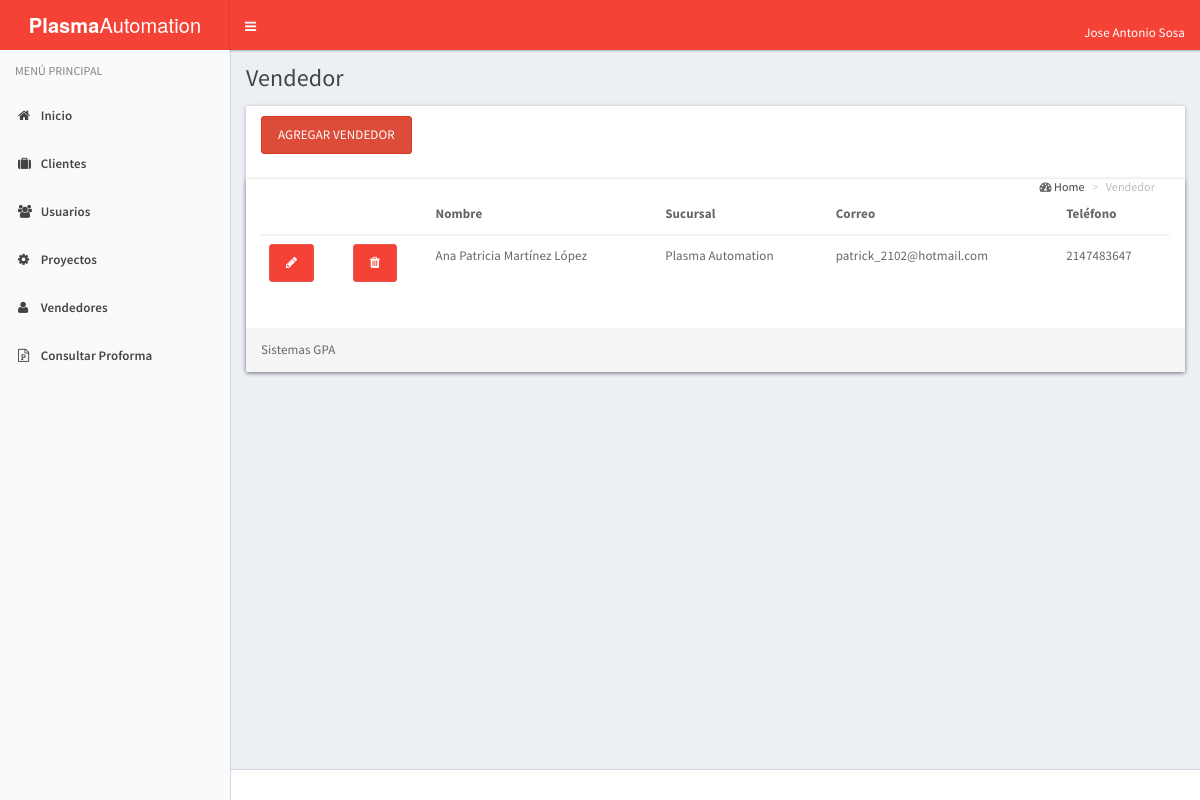
Page /index_vendedor.php (signed in) on the earlier database version.
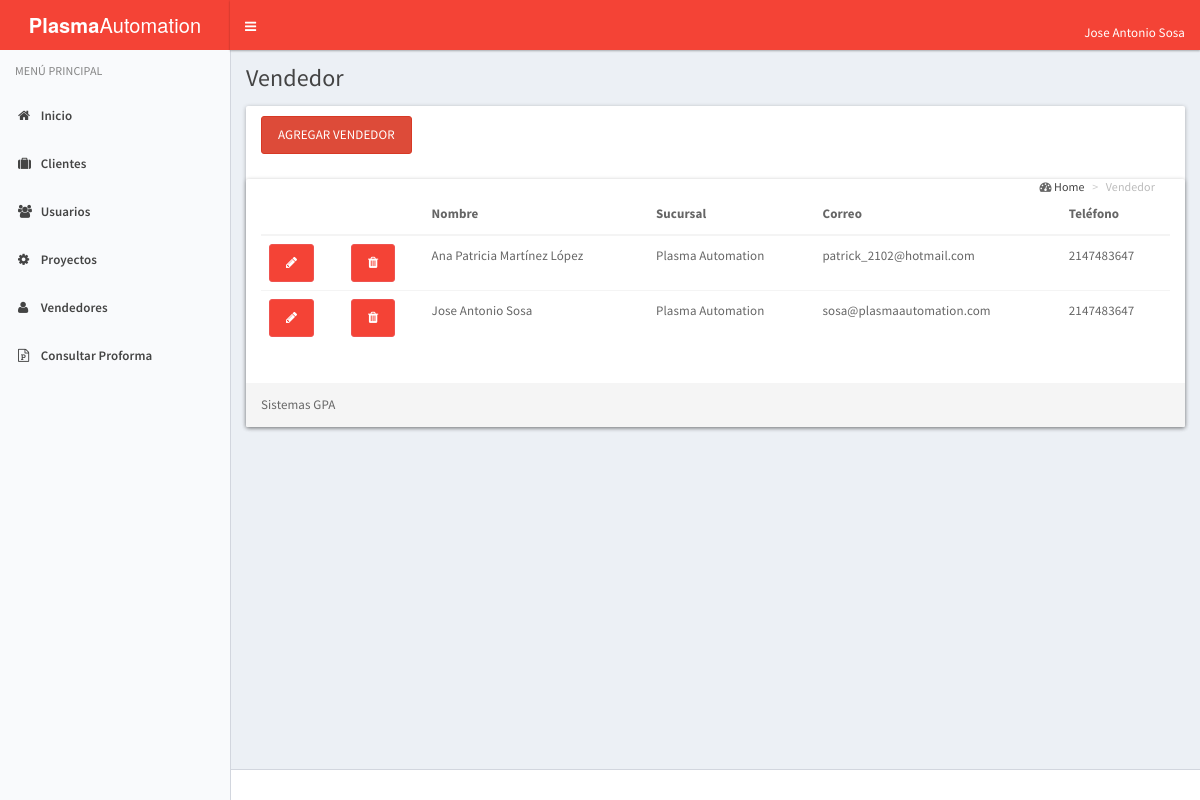
Same page on the later database version.
### tables this page shows
CREATE TABLE IF NOT EXISTS `vendedor` (
  `id_vendedor` int(1) NOT NULL,
  `nombre` varchar(50) NOT NULL,
  `id_sucursal` int(1) NOT NULL,
  `correo` varchar(25) NOT NULL,
  `telefono` int(12) NOT NULL
);

CREATE TABLE IF NOT EXISTS `sucursal` (
  `id_sucursal` int(2) NOT NULL,
  `nombre` varchar(25) NOT NULL
);

### index_vendedor.php (the view, shortened to what this page needs)
<!DOCTYPE html>
<html lang="es">
  <head>
    <link rel="stylesheet" href="assets/bootstrap/css/bootstrap.css">
    <link rel="stylesheet" href="assets/css/font-awesome.min.css">
    <link rel="stylesheet" href="assets/css/ionicons.min.css">
    <link rel="stylesheet" href="assets/dist/css/AdminLTE.css">
    <link rel="stylesheet" href="assets/dist/css/skins/_all-skins.css">
    <link rel="stylesheet" href="assets/plugins/select2/select2.min.css">
    <link href="assets/plugins/pnotify/css/pnotify.custom.min.css" rel="stylesheet">
  </head>
  <body class="hold-transition skin-blue-light sidebar-mini">
    <div class="wrapper">
      <?php
        include('header.php');
      ?>
      <?php
        include('menu.php');
      ?>
      <div class="content-wrapper" id="content">
        <section class="content-header">
          <h1>
            Vendedor
          </h1>
        </section>
        <section class="content">
      <div class="col-lg-12">
         <div class="row">
          <div class="panel">
            <div class="panel-heading">
            <button class="btn btn-danger" data-toggle="modal" data-target="#miventana">Agregar Vendedor </button>
              <section class="content-header">
                <ol class="breadcrumb">
                   <i class="fa fa-dashboard"></i>
                    <li><a href="">Home</a></li>
                    <li class="active">Vendedor
                   </li>
                </ol>
              </section>
            </div>
            <div class="panel panel-info">
              <div class="panel-body">
              <table class="table">
                <thead>
                  <tr>
                    <th></th>
                    <th></th>
                    <th>Nombre</th>
                    <th>Sucursal</th>
                    <th>Correo</th>
                    <th>Teléfono</th>
                  </tr>
                </thead>
                <tbody>
                <?php
                  $host = 'localhost';
                  $user = 'root';
                  $password = '';
                  $conexion = @mysql_connect($host, $user, $password);
                  $sql = "SELECT v.id_vendedor, v.nombre as nombre, s.id_sucursal, s.nombre as sucursal, v.correo as correo, v.telefono FROM vendedor v inner join sucursal s on s.id_sucursal = v.id_sucursal";
                  $resultado = mysql_query($sql, $conexion);
                  while ($vendedor = mysql_fetch_assoc($resultado)) {
                    echo "<tr>";
                    echo "<td><a href='vendedor.php?editar_vendedor_id=".$vendedor['id_vendedor']."' class='btn btn-rounded btn-primary editar-vendedor'><i class='fa fa-pencil'></i></a></td>";
                    echo "<td><a href='vendedor.php?eliminar_vendedor_id=".$vendedor['id_vendedor']."' class='btn btn-primary eliminar-vendedor'><i class='fa fa-trash eliminar-vendedor'></i></a></td>";
                    echo "<td>".$vendedor['nombre']."</td>";
                    echo "<td>".$vendedor['sucursal']."</td>";
                    echo "<td>".$vendedor['correo']."</td>";
                    echo "<td>".$vendedor['telefono']."</td>";
                    echo "</tr>";
                  }
                ?>
                </tbody>
              </table>
              </div>
              <div class="panel-footer">Sistemas GPA</div>
              </div>
            </div>
          </div>
        </div>
      </div>
  </div>
      <footer class="main-footer">
      </footer>
  </body>
</html>

Differences in the rows shown:
added vendedor: nombre "Jose Antonio Sosa", id_sucursal.nombre "Plasma Automation", correo "sosa@plasmaautomation.com", telefono "2147483647"
